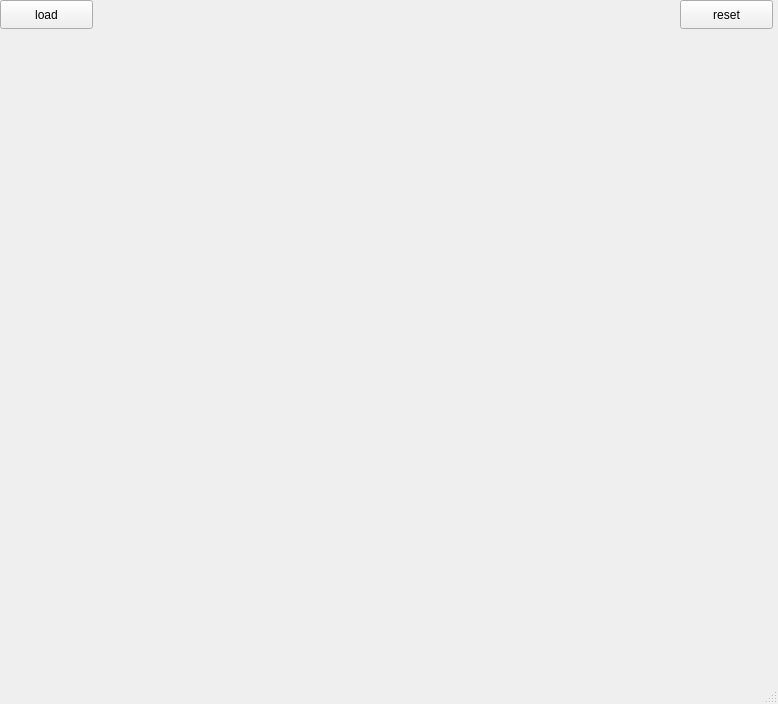
<?xml version="1.0" encoding="UTF-8"?>
<ui version="4.0">
 <class>MainWindow</class>
 <widget class="QMainWindow" name="MainWindow">
  <property name="geometry">
   <rect>
    <x>0</x>
    <y>0</y>
    <width>778</width>
    <height>704</height>
   </rect>
  </property>
  <property name="windowTitle">
   <string>MainWindow</string>
  </property>
  <widget class="QWidget" name="centralwidget">
   <widget class="QPushButton" name="resetButton">
    <property name="geometry">
     <rect>
      <x>680</x>
      <y>0</y>
      <width>93</width>
      <height>29</height>
     </rect>
    </property>
    <property name="text">
     <string>reset</string>
    </property>
   </widget>
   <widget class="QPushButton" name="loadButton">
    <property name="geometry">
     <rect>
      <x>0</x>
      <y>0</y>
      <width>93</width>
      <height>29</height>
     </rect>
    </property>
    <property name="text">
     <string>load</string>
    </property>
   </widget>
  </widget>
  <widget class="QMenuBar" name="menubar">
   <property name="geometry">
    <rect>
     <x>0</x>
     <y>0</y>
     <width>778</width>
     <height>26</height>
    </rect>
   </property>
  </widget>
  <widget class="QStatusBar" name="statusbar"/>
 </widget>
 <resources/>
 <connections/>
</ui>
